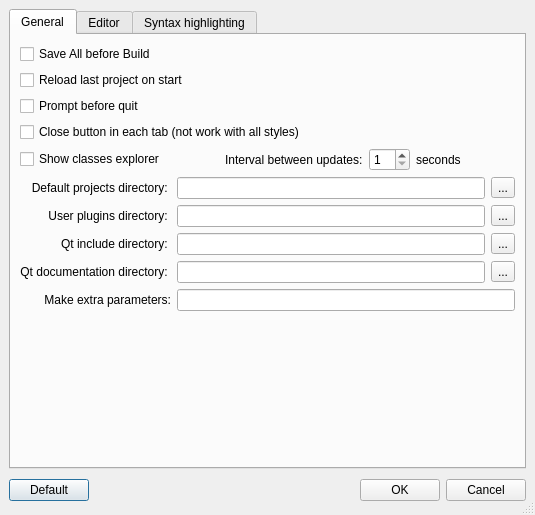
<ui version="4.0" >
 <class>Options</class>
 <widget class="QDialog" name="Options" >
  <property name="geometry" >
   <rect>
    <x>0</x>
    <y>0</y>
    <width>535</width>
    <height>515</height>
   </rect>
  </property>
  <property name="windowTitle" >
   <string>Options</string>
  </property>
  <property name="windowIcon" >
   <iconset resource="../resources/resources.qrc" >:/divers/images/logo.png</iconset>
  </property>
  <property name="sizeGripEnabled" >
   <bool>true</bool>
  </property>
  <layout class="QGridLayout" >
   <property name="margin" >
    <number>9</number>
   </property>
   <property name="spacing" >
    <number>6</number>
   </property>
   <item row="0" column="0" >
    <widget class="QTabWidget" name="tabWidget" >
     <property name="currentIndex" >
      <number>0</number>
     </property>
     <widget class="QWidget" name="tabGeneral" >
      <attribute name="title" >
       <string>General</string>
      </attribute>
      <layout class="QGridLayout" >
       <property name="margin" >
        <number>9</number>
       </property>
       <property name="spacing" >
        <number>6</number>
       </property>
       <item row="6" column="0" >
        <spacer>
         <property name="orientation" >
          <enum>Qt::Vertical</enum>
         </property>
         <property name="sizeHint" >
          <size>
           <width>20</width>
           <height>40</height>
          </size>
         </property>
        </spacer>
       </item>
       <item row="5" column="0" >
        <layout class="QGridLayout" >
         <property name="margin" >
          <number>0</number>
         </property>
         <property name="spacing" >
          <number>6</number>
         </property>
         <item row="2" column="0" >
          <widget class="QLabel" name="label_115" >
           <property name="text" >
            <string>Qt include directory: </string>
           </property>
           <property name="alignment" >
            <set>Qt::AlignRight|Qt::AlignTrailing|Qt::AlignVCenter</set>
           </property>
          </widget>
         </item>
         <item row="0" column="2" >
          <widget class="QToolButton" name="chooseProjectsDirectory" >
           <property name="text" >
            <string>...</string>
           </property>
          </widget>
         </item>
         <item row="0" column="0" >
          <widget class="QLabel" name="label_12" >
           <property name="text" >
            <string>Default projects directory: </string>
           </property>
           <property name="alignment" >
            <set>Qt::AlignRight|Qt::AlignTrailing|Qt::AlignVCenter</set>
           </property>
          </widget>
         </item>
         <item row="1" column="2" >
          <widget class="QToolButton" name="choosePluginsDirectory" >
           <property name="text" >
            <string>...</string>
           </property>
          </widget>
         </item>
         <item row="4" column="1" colspan="2" >
          <widget class="QLineEdit" name="makeOptions" />
         </item>
         <item row="2" column="2" >
          <widget class="QToolButton" name="chooseIncludeDirectory" >
           <property name="text" >
            <string>...</string>
           </property>
          </widget>
         </item>
         <item row="0" column="1" >
          <widget class="QLineEdit" name="projectsDirectory" />
         </item>
         <item row="3" column="1" >
          <widget class="QLineEdit" name="documentationDirectory" />
         </item>
         <item row="3" column="0" >
          <widget class="QLabel" name="label_116" >
           <property name="text" >
            <string>Qt documentation directory: </string>
           </property>
           <property name="alignment" >
            <set>Qt::AlignRight|Qt::AlignTrailing|Qt::AlignVCenter</set>
           </property>
          </widget>
         </item>
         <item row="4" column="0" >
          <widget class="QLabel" name="label_16" >
           <property name="text" >
            <string>Make extra parameters:</string>
           </property>
           <property name="alignment" >
            <set>Qt::AlignRight|Qt::AlignTrailing|Qt::AlignVCenter</set>
           </property>
          </widget>
         </item>
         <item row="2" column="1" >
          <widget class="QLineEdit" name="includeDirectory" />
         </item>
         <item row="1" column="1" >
          <widget class="QLineEdit" name="pluginsDirectory" />
         </item>
         <item row="3" column="2" >
          <widget class="QToolButton" name="chooseDocumentationDirectory" >
           <property name="text" >
            <string>...</string>
           </property>
          </widget>
         </item>
         <item row="1" column="0" >
          <widget class="QLabel" name="label_15" >
           <property name="text" >
            <string>User plugins directory: </string>
           </property>
           <property name="alignment" >
            <set>Qt::AlignRight|Qt::AlignTrailing|Qt::AlignVCenter</set>
           </property>
          </widget>
         </item>
        </layout>
       </item>
       <item row="0" column="0" >
        <widget class="QCheckBox" name="saveAll" >
         <property name="text" >
          <string>Save All before Build</string>
         </property>
         <property name="checked" >
          <bool>false</bool>
         </property>
        </widget>
       </item>
       <item row="1" column="0" >
        <widget class="QCheckBox" name="restore" >
         <property name="text" >
          <string>Reload last project on start</string>
         </property>
         <property name="checked" >
          <bool>false</bool>
         </property>
        </widget>
       </item>
       <item row="2" column="0" >
        <widget class="QCheckBox" name="promptBeforeQuit" >
         <property name="text" >
          <string>Prompt before quit</string>
         </property>
        </widget>
       </item>
       <item row="3" column="0" >
        <widget class="QCheckBox" name="closeButton" >
         <property name="text" >
          <string>Close button in each tab (not work with all styles)</string>
         </property>
        </widget>
       </item>
       <item row="4" column="0" >
        <layout class="QHBoxLayout" >
         <property name="margin" >
          <number>0</number>
         </property>
         <property name="spacing" >
          <number>6</number>
         </property>
         <item>
          <widget class="QCheckBox" name="showTreeClasses" >
           <property name="text" >
            <string>Show classes explorer</string>
           </property>
          </widget>
         </item>
         <item>
          <spacer>
           <property name="orientation" >
            <enum>Qt::Horizontal</enum>
           </property>
           <property name="sizeHint" >
            <size>
             <width>40</width>
             <height>20</height>
            </size>
           </property>
          </spacer>
         </item>
         <item>
          <widget class="QLabel" name="label_13" >
           <property name="text" >
            <string>Interval between updates:</string>
           </property>
          </widget>
         </item>
         <item>
          <widget class="QSpinBox" name="interval" >
           <property name="minimum" >
            <number>1</number>
           </property>
          </widget>
         </item>
         <item>
          <widget class="QLabel" name="label_14" >
           <property name="text" >
            <string>seconds</string>
           </property>
          </widget>
         </item>
         <item>
          <spacer>
           <property name="orientation" >
            <enum>Qt::Horizontal</enum>
           </property>
           <property name="sizeHint" >
            <size>
             <width>40</width>
             <height>20</height>
            </size>
           </property>
          </spacer>
         </item>
        </layout>
       </item>
      </layout>
     </widget>
     <widget class="QWidget" name="tabEditeur" >
      <attribute name="title" >
       <string>Editor</string>
      </attribute>
      <layout class="QGridLayout" >
       <property name="margin" >
        <number>9</number>
       </property>
       <property name="spacing" >
        <number>6</number>
       </property>
       <item row="1" column="0" >
        <widget class="QGroupBox" name="groupBox_6" >
         <property name="title" >
          <string>options</string>
         </property>
         <layout class="QGridLayout" >
          <property name="margin" >
           <number>9</number>
          </property>
          <property name="spacing" >
           <number>6</number>
          </property>
          <item row="1" column="0" >
           <widget class="QCheckBox" name="selectionBorder" >
            <property name="text" >
             <string>Selection border</string>
            </property>
           </widget>
          </item>
          <item row="1" column="1" >
           <widget class="QCheckBox" name="brackets" >
            <property name="text" >
             <string>Auto-Brackets</string>
            </property>
           </widget>
          </item>
          <item row="3" column="0" >
           <layout class="QHBoxLayout" >
            <property name="margin" >
             <number>0</number>
            </property>
            <property name="spacing" >
             <number>6</number>
            </property>
            <item>
             <widget class="QCheckBox" name="match" >
              <property name="text" >
               <string>Matching ( and {</string>
              </property>
             </widget>
            </item>
            <item>
             <layout class="QHBoxLayout" >
              <property name="margin" >
               <number>0</number>
              </property>
              <property name="spacing" >
               <number>6</number>
              </property>
              <item>
               <widget class="QToolButton" name="matching" >
                <property name="text" >
                 <string>...</string>
                </property>
               </widget>
              </item>
              <item>
               <spacer>
                <property name="orientation" >
                 <enum>Qt::Horizontal</enum>
                </property>
                <property name="sizeHint" >
                 <size>
                  <width>40</width>
                  <height>20</height>
                 </size>
                </property>
               </spacer>
              </item>
             </layout>
            </item>
           </layout>
          </item>
          <item row="2" column="0" >
           <widget class="QCheckBox" name="completion" >
            <property name="text" >
             <string>Complete Code</string>
            </property>
           </widget>
          </item>
          <item row="0" column="1" >
           <widget class="QCheckBox" name="indent" >
            <property name="text" >
             <string>Autoindent</string>
            </property>
           </widget>
          </item>
          <item row="0" column="0" >
           <widget class="QCheckBox" name="numbers" >
            <property name="text" >
             <string>Line numbers</string>
            </property>
           </widget>
          </item>
          <item row="2" column="1" >
           <widget class="QCheckBox" name="highlight" >
            <property name="text" >
             <string>Syntax highlighting</string>
            </property>
            <property name="checked" >
             <bool>false</bool>
            </property>
           </widget>
          </item>
          <item row="3" column="1" >
           <widget class="QCheckBox" name="showEditorToolbars" >
            <property name="text" >
             <string>Display editor toolbars</string>
            </property>
           </widget>
          </item>
          <item row="4" column="0" >
           <widget class="QCheckBox" name="displayWhiteSpaces" >
            <property name="text" >
             <string>Display white spaces</string>
            </property>
           </widget>
          </item>
         </layout>
        </widget>
       </item>
       <item row="2" column="0" >
        <spacer>
         <property name="orientation" >
          <enum>Qt::Vertical</enum>
         </property>
         <property name="sizeHint" >
          <size>
           <width>20</width>
           <height>40</height>
          </size>
         </property>
        </spacer>
       </item>
       <item row="0" column="0" >
        <layout class="QHBoxLayout" >
         <property name="margin" >
          <number>0</number>
         </property>
         <property name="spacing" >
          <number>6</number>
         </property>
         <item>
          <layout class="QVBoxLayout" >
           <property name="margin" >
            <number>0</number>
           </property>
           <property name="spacing" >
            <number>6</number>
           </property>
           <item>
            <widget class="QLabel" name="label_11" >
             <property name="text" >
              <string>Font:</string>
             </property>
            </widget>
           </item>
           <item>
            <widget class="QLabel" name="label_2" >
             <property name="text" >
              <string>End of line</string>
             </property>
            </widget>
           </item>
           <item>
            <widget class="QLabel" name="label_3" >
             <property name="text" >
              <string>Tab size</string>
             </property>
            </widget>
           </item>
           <item>
            <widget class="QLabel" name="label_17" >
             <property name="text" >
              <string>Files encoding:</string>
             </property>
            </widget>
           </item>
           <item>
            <widget class="QCheckBox" name="groupHighlightCurrentLine" >
             <property name="text" >
              <string>Current line background</string>
             </property>
            </widget>
           </item>
           <item>
            <widget class="QLabel" name="label" >
             <property name="text" >
              <string>Text background</string>
             </property>
            </widget>
           </item>
          </layout>
         </item>
         <item>
          <layout class="QVBoxLayout" >
           <property name="margin" >
            <number>0</number>
           </property>
           <property name="spacing" >
            <number>6</number>
           </property>
           <item>
            <layout class="QHBoxLayout" >
             <property name="margin" >
              <number>0</number>
             </property>
             <property name="spacing" >
              <number>6</number>
             </property>
             <item>
              <widget class="QFontComboBox" name="comboFont" />
             </item>
             <item>
              <widget class="QSpinBox" name="fontSize" >
               <property name="sizePolicy" >
                <sizepolicy>
                 <hsizetype>0</hsizetype>
                 <vsizetype>0</vsizetype>
                 <horstretch>0</horstretch>
                 <verstretch>0</verstretch>
                </sizepolicy>
               </property>
              </widget>
             </item>
            </layout>
           </item>
           <item>
            <widget class="QComboBox" name="endLine" >
             <item>
              <property name="text" >
               <string>Default</string>
              </property>
             </item>
             <item>
              <property name="text" >
               <string>Unix</string>
              </property>
             </item>
             <item>
              <property name="text" >
               <string>Dos/Windows</string>
              </property>
             </item>
            </widget>
           </item>
           <item>
            <layout class="QHBoxLayout" >
             <property name="margin" >
              <number>0</number>
             </property>
             <property name="spacing" >
              <number>6</number>
             </property>
             <item>
              <widget class="QSpinBox" name="tabStopWidth" />
             </item>
             <item>
              <widget class="QCheckBox" name="tabSpaces" >
               <property name="text" >
                <string>Replace Tab by spaces</string>
               </property>
              </widget>
             </item>
            </layout>
           </item>
           <item>
            <widget class="QComboBox" name="encodingComboBox" />
           </item>
           <item>
            <layout class="QHBoxLayout" >
             <property name="margin" >
              <number>0</number>
             </property>
             <property name="spacing" >
              <number>6</number>
             </property>
             <item>
              <widget class="QToolButton" name="lineColor" >
               <property name="text" >
                <string>...</string>
               </property>
              </widget>
             </item>
             <item>
              <spacer>
               <property name="orientation" >
                <enum>Qt::Horizontal</enum>
               </property>
               <property name="sizeHint" >
                <size>
                 <width>40</width>
                 <height>20</height>
                </size>
               </property>
              </spacer>
             </item>
            </layout>
           </item>
           <item>
            <layout class="QHBoxLayout" >
             <property name="margin" >
              <number>0</number>
             </property>
             <property name="spacing" >
              <number>6</number>
             </property>
             <item>
              <widget class="QToolButton" name="background" >
               <property name="text" >
                <string>...</string>
               </property>
              </widget>
             </item>
             <item>
              <spacer>
               <property name="orientation" >
                <enum>Qt::Horizontal</enum>
               </property>
               <property name="sizeHint" >
                <size>
                 <width>40</width>
                 <height>20</height>
                </size>
               </property>
              </spacer>
             </item>
            </layout>
           </item>
          </layout>
         </item>
        </layout>
       </item>
      </layout>
     </widget>
     <widget class="QWidget" name="tab" >
      <attribute name="title" >
       <string>Syntax highlighting</string>
      </attribute>
      <layout class="QGridLayout" >
       <property name="margin" >
        <number>9</number>
       </property>
       <property name="spacing" >
        <number>6</number>
       </property>
       <item row="1" column="1" >
        <spacer>
         <property name="orientation" >
          <enum>Qt::Vertical</enum>
         </property>
         <property name="sizeHint" >
          <size>
           <width>20</width>
           <height>40</height>
          </size>
         </property>
        </spacer>
       </item>
       <item row="0" column="1" >
        <layout class="QHBoxLayout" >
         <property name="margin" >
          <number>0</number>
         </property>
         <property name="spacing" >
          <number>6</number>
         </property>
         <item>
          <layout class="QVBoxLayout" >
           <property name="margin" >
            <number>0</number>
           </property>
           <property name="spacing" >
            <number>6</number>
           </property>
           <item>
            <widget class="QLabel" name="label_9" >
             <property name="text" >
              <string>Function/method names :</string>
             </property>
            </widget>
           </item>
           <item>
            <widget class="QLabel" name="label_4" >
             <property name="text" >
              <string>Preprocessor :</string>
             </property>
            </widget>
           </item>
           <item>
            <widget class="QLabel" name="label_6" >
             <property name="text" >
              <string>Qt words :</string>
             </property>
            </widget>
           </item>
           <item>
            <widget class="QLabel" name="label_10" >
             <property name="text" >
              <string>Keywords :</string>
             </property>
            </widget>
           </item>
           <item>
            <widget class="QLabel" name="label_5" >
             <property name="text" >
              <string>Single comments :</string>
             </property>
            </widget>
           </item>
           <item>
            <widget class="QLabel" name="label_7" >
             <property name="text" >
              <string>Multiline comments :</string>
             </property>
            </widget>
           </item>
           <item>
            <widget class="QLabel" name="label_8" >
             <property name="text" >
              <string>Quotation strings :</string>
             </property>
            </widget>
           </item>
          </layout>
         </item>
         <item>
          <layout class="QVBoxLayout" >
           <property name="margin" >
            <number>0</number>
           </property>
           <property name="spacing" >
            <number>6</number>
           </property>
           <item>
            <widget class="QToolButton" name="methods" >
             <property name="text" >
              <string>...</string>
             </property>
            </widget>
           </item>
           <item>
            <widget class="QToolButton" name="preprocessor" >
             <property name="text" >
              <string>...</string>
             </property>
            </widget>
           </item>
           <item>
            <widget class="QToolButton" name="qtWords" >
             <property name="text" >
              <string>...</string>
             </property>
            </widget>
           </item>
           <item>
            <widget class="QToolButton" name="keywords" >
             <property name="text" >
              <string>...</string>
             </property>
            </widget>
           </item>
           <item>
            <widget class="QToolButton" name="singleComment" >
             <property name="text" >
              <string>...</string>
             </property>
            </widget>
           </item>
           <item>
            <widget class="QToolButton" name="multilinesComment" >
             <property name="text" >
              <string>...</string>
             </property>
            </widget>
           </item>
           <item>
            <widget class="QToolButton" name="quotation" >
             <property name="text" >
              <string>...</string>
             </property>
            </widget>
           </item>
          </layout>
         </item>
        </layout>
       </item>
       <item rowspan="2" row="0" column="0" >
        <widget class="QTextEdit" name="textEdit" >
         <property name="font" >
          <font>
           <family>MS Shell Dlg 2</family>
           <pointsize>9</pointsize>
           <weight>50</weight>
           <italic>false</italic>
           <bold>false</bold>
           <underline>false</underline>
           <strikeout>false</strikeout>
          </font>
         </property>
         <property name="lineWrapMode" >
          <enum>QTextEdit::NoWrap</enum>
         </property>
         <property name="readOnly" >
          <bool>true</bool>
         </property>
         <property name="html" >
          <string>&lt;html>&lt;head>&lt;meta name="qrichtext" content="1" />&lt;style type="text/css">
p, li { white-space: pre-wrap; }
&lt;/style>&lt;/head>&lt;body style=" font-family:'MS Shell Dlg 2'; font-size:9pt; font-weight:400; font-style:normal; text-decoration:none;">
&lt;p style=" margin-top:0px; margin-bottom:0px; margin-left:0px; margin-right:0px; -qt-block-indent:0; text-indent:0px; font-family:'MS'; font-size:8pt;">&lt;span style=" font-size:10pt;">/*&lt;/span>&lt;/p>
&lt;p style=" margin-top:0px; margin-bottom:0px; margin-left:0px; margin-right:0px; -qt-block-indent:0; text-indent:0px; font-family:'MS'; font-size:10pt;">* Multi-lines&lt;/p>
&lt;p style=" margin-top:0px; margin-bottom:0px; margin-left:0px; margin-right:0px; -qt-block-indent:0; text-indent:0px; font-family:'MS'; font-size:10pt;">* comments &lt;/p>
&lt;p style=" margin-top:0px; margin-bottom:0px; margin-left:0px; margin-right:0px; -qt-block-indent:0; text-indent:0px; font-family:'MS'; font-size:10pt;">*/&lt;/p>
&lt;p style="-qt-paragraph-type:empty; margin-top:0px; margin-bottom:0px; margin-left:0px; margin-right:0px; -qt-block-indent:0; text-indent:0px; font-family:'MS'; font-size:10pt;">&lt;/p>
&lt;p style=" margin-top:0px; margin-bottom:0px; margin-left:0px; margin-right:0px; -qt-block-indent:0; text-indent:0px; font-family:'MS'; font-size:10pt;">#include &amp;lt;QApplication&amp;gt;&lt;/p>
&lt;p style=" margin-top:0px; margin-bottom:0px; margin-left:0px; margin-right:0px; -qt-block-indent:0; text-indent:0px; font-family:'MS'; font-size:10pt;">// Single line comments &lt;/p>
&lt;p style=" margin-top:0px; margin-bottom:0px; margin-left:0px; margin-right:0px; -qt-block-indent:0; text-indent:0px; font-family:'MS'; font-size:10pt;">int main(int argc, char *argv[])&lt;/p>
&lt;p style=" margin-top:0px; margin-bottom:0px; margin-left:0px; margin-right:0px; -qt-block-indent:0; text-indent:0px; font-family:'MS'; font-size:10pt;">{&lt;/p>
&lt;p style=" margin-top:0px; margin-bottom:0px; margin-left:0px; margin-right:0px; -qt-block-indent:0; text-indent:0px; font-family:'MS'; font-size:10pt;">       QApplication app(argc, argv);&lt;/p>
&lt;p style=" margin-top:0px; margin-bottom:0px; margin-left:0px; margin-right:0px; -qt-block-indent:0; text-indent:0px; font-family:'MS'; font-size:10pt;">       QString chaine = "between quotations";&lt;/p>
&lt;p style=" margin-top:0px; margin-bottom:0px; margin-left:0px; margin-right:0px; -qt-block-indent:0; text-indent:0px; font-family:'MS'; font-size:10pt;">       QDialog *main = new QDialog;&lt;/p>
&lt;p style=" margin-top:0px; margin-bottom:0px; margin-left:0px; margin-right:0px; -qt-block-indent:0; text-indent:0px; font-family:'MS'; font-size:10pt;">       main-&amp;gt;show();&lt;/p>
&lt;p style=" margin-top:0px; margin-bottom:0px; margin-left:0px; margin-right:0px; -qt-block-indent:0; text-indent:0px; font-family:'MS'; font-size:10pt;">       return app.exec();&lt;/p>
&lt;p style=" margin-top:0px; margin-bottom:0px; margin-left:0px; margin-right:0px; -qt-block-indent:0; text-indent:0px; font-family:'MS'; font-size:10pt;">}&lt;/p>&lt;/body>&lt;/html></string>
         </property>
        </widget>
       </item>
      </layout>
     </widget>
    </widget>
   </item>
   <item row="1" column="0" >
    <layout class="QHBoxLayout" >
     <property name="margin" >
      <number>0</number>
     </property>
     <property name="spacing" >
      <number>6</number>
     </property>
     <item>
      <widget class="QPushButton" name="defaults" >
       <property name="text" >
        <string>Default</string>
       </property>
      </widget>
     </item>
     <item>
      <spacer>
       <property name="orientation" >
        <enum>Qt::Horizontal</enum>
       </property>
       <property name="sizeHint" >
        <size>
         <width>131</width>
         <height>31</height>
        </size>
       </property>
      </spacer>
     </item>
     <item>
      <widget class="QPushButton" name="okButton" >
       <property name="text" >
        <string>OK</string>
       </property>
      </widget>
     </item>
     <item>
      <widget class="QPushButton" name="cancelButton" >
       <property name="text" >
        <string>Cancel</string>
       </property>
      </widget>
     </item>
    </layout>
   </item>
  </layout>
 </widget>
 <resources>
  <include location="../resources/resources.qrc" />
 </resources>
 <connections>
  <connection>
   <sender>okButton</sender>
   <signal>clicked()</signal>
   <receiver>Options</receiver>
   <slot>accept()</slot>
   <hints>
    <hint type="sourcelabel" >
     <x>431</x>
     <y>366</y>
    </hint>
    <hint type="destinationlabel" >
     <x>96</x>
     <y>254</y>
    </hint>
   </hints>
  </connection>
  <connection>
   <sender>cancelButton</sender>
   <signal>clicked()</signal>
   <receiver>Options</receiver>
   <slot>reject()</slot>
   <hints>
    <hint type="sourcelabel" >
     <x>524</x>
     <y>366</y>
    </hint>
    <hint type="destinationlabel" >
     <x>179</x>
     <y>282</y>
    </hint>
   </hints>
  </connection>
  <connection>
   <sender>groupHighlightCurrentLine</sender>
   <signal>toggled(bool)</signal>
   <receiver>lineColor</receiver>
   <slot>setEnabled(bool)</slot>
   <hints>
    <hint type="sourcelabel" >
     <x>102</x>
     <y>146</y>
    </hint>
    <hint type="destinationlabel" >
     <x>235</x>
     <y>145</y>
    </hint>
   </hints>
  </connection>
  <connection>
   <sender>showTreeClasses</sender>
   <signal>toggled(bool)</signal>
   <receiver>interval</receiver>
   <slot>setEnabled(bool)</slot>
   <hints>
    <hint type="sourcelabel" >
     <x>84</x>
     <y>170</y>
    </hint>
    <hint type="destinationlabel" >
     <x>393</x>
     <y>169</y>
    </hint>
   </hints>
  </connection>
  <connection>
   <sender>match</sender>
   <signal>toggled(bool)</signal>
   <receiver>matching</receiver>
   <slot>setEnabled(bool)</slot>
   <hints>
    <hint type="sourcelabel" >
     <x>107</x>
     <y>296</y>
    </hint>
    <hint type="destinationlabel" >
     <x>181</x>
     <y>297</y>
    </hint>
   </hints>
  </connection>
 </connections>
</ui>
